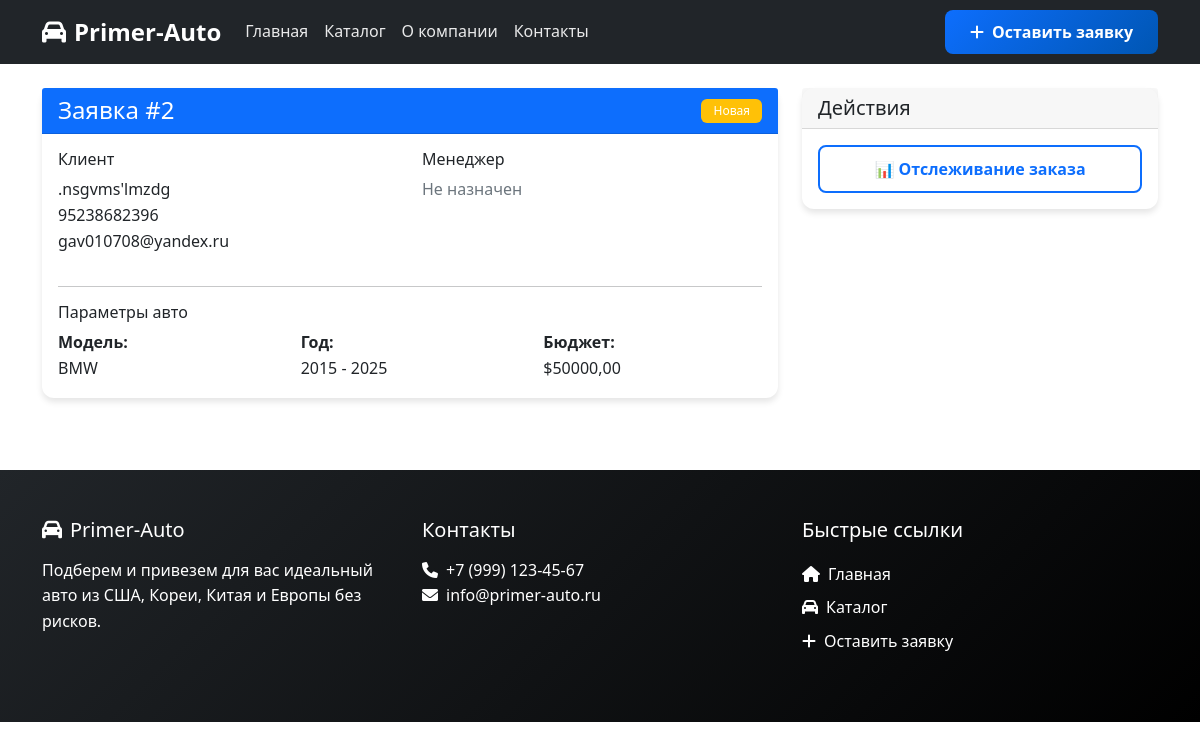
Before: /order/2/ with the older database file.
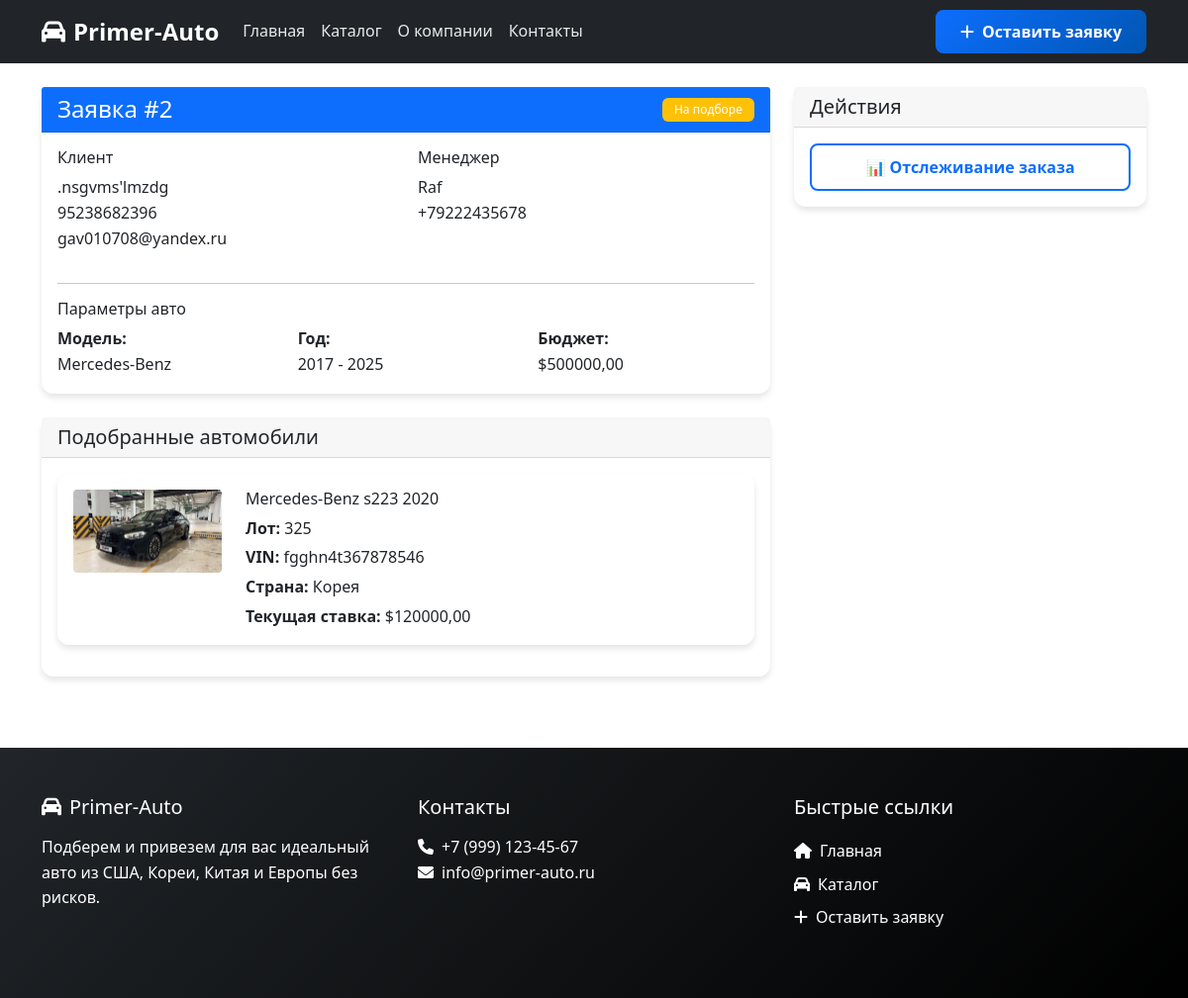
After: the same page with the newer database file.
### primer_auto/models.py (models this page shows, shortened)
class Order(models.Model):
    ORDER_STATUS_CHOICES = [
        ('new', 'Новая'),
        ('in_progress', 'В работе'),
        ('searching', 'На подборе'),
        ('completed', 'Выполнена'),
        ('cancelled', 'Отменена'),
    ]
    client = models.ForeignKey(Client, on_delete=models.CASCADE, verbose_name="Клиент")
    manager = models.ForeignKey(Manager, on_delete=models.SET_NULL, null=True, blank=True, verbose_name="Менеджер")
    desired_model = models.CharField(max_length=100, verbose_name="Желаемая модель")
    year_min = models.PositiveIntegerField(
        validators=[MinValueValidator(1990), MaxValueValidator(2030)],
        verbose_name="Минимальный год"
    )
    year_max = models.PositiveIntegerField(
        validators=[MinValueValidator(1990), MaxValueValidator(2030)],
        verbose_name="Максимальный год"
    )
    budget_max = models.DecimalField(max_digits=12, decimal_places=2, verbose_name="Максимальный бюджет (USD)")
    additional_wishes = models.TextField(blank=True, null=True, verbose_name="Дополнительные пожелания")
    status = models.CharField(max_length=20, choices=ORDER_STATUS_CHOICES, default='new', verbose_name="Статус")
    created_date = models.DateTimeField(auto_now_add=True, verbose_name="Дата создания")
    class Meta:
        verbose_name = "Заявка"
        verbose_name_plural = "Заявки"
        ordering = ['-created_date']

class Client(models.Model):
    full_name = models.CharField(max_length=200, verbose_name="Полное имя")
    phone = models.CharField(max_length=20, verbose_name="Телефон")
    email = models.EmailField(verbose_name="Электронная почта")
    telegram_username = models.CharField(max_length=100, blank=True, null=True, verbose_name="Telegram")
    registration_date = models.DateTimeField(auto_now_add=True, verbose_name="Дата регистрации")
    class Meta:
        verbose_name = "Клиент"
        verbose_name_plural = "Клиенты"

class Manager(models.Model):
    full_name = models.CharField(max_length=200, verbose_name="Полное имя")
    phone = models.CharField(max_length=20, verbose_name="Телефон")
    email = models.EmailField(verbose_name="Электронная почта")
    is_active = models.BooleanField(default=True, verbose_name="Активный")
    class Meta:
        verbose_name = "Менеджер"
        verbose_name_plural = "Менеджеры"

class Car(models.Model):
    COUNTRY_CHOICES = [
        ('usa', 'США'),
        ('korea', 'Корея'),
        ('china', 'Китай'),
        ('europe', 'Европа'),
        ('japan', 'Япония'),
    ]
    order = models.ForeignKey(Order, on_delete=models.CASCADE, verbose_name="Заявка")
    lot_number = models.CharField(max_length=50, verbose_name="Номер лота")
    vin = models.CharField(max_length=17, verbose_name="VIN-номер")
    brand = models.CharField(max_length=50, verbose_name="Марка")
    model = models.CharField(max_length=50, verbose_name="Модель")
    year = models.PositiveIntegerField(verbose_name="Год выпуска")
    auction_country = models.CharField(max_length=20, choices=COUNTRY_CHOICES, verbose_name="Страна аукциона")
    current_bid = models.DecimalField(max_digits=10, decimal_places=2, verbose_name="Текущая ставка (USD)")
    photo = models.ImageField(upload_to='cars/', blank=True, null=True, verbose_name="Фото")
    class Meta:
        verbose_name = "Автомобиль"
        verbose_name_plural = "Автомобили"

### primer_auto/views.py (the view)
# urls.py: path('order/<int:order_id>/', views.order_detail, name='order_detail'),
def order_detail(request, order_id):
    order = get_object_or_404(Order, id=order_id)
    cars = Car.objects.filter(order=order)
    stages = OrderStage.objects.filter(order=order)
    payments = Payment.objects.filter(order=order)
    has_review = Review.objects.filter(order=order).exists()
    context = {
        'order': order,
        'cars': cars,
        'stages': stages,
        'payments': payments,
        'has_review': has_review,
    }
    return render(request, 'primer_auto/order_detail.html', context)

### primer_auto/templates/primer_auto/order_detail.html (shortened to what the changed rows need)
{% extends 'primer_auto/base.html' %}
{% block content %}
<div class="container mt-4">
    <div class="row">
        <div class="col-lg-8">
            <div class="card mb-4">
                <div class="card-header bg-primary text-white d-flex justify-content-between align-items-center">
                    <h4 class="mb-0">Заявка #{{ order.id }}</h4>
                    <span class="badge bg-{% if order.status == 'completed' %}success{% elif order.status == 'cancelled' %}danger{% else %}warning{% endif %}">
                        {{ order.get_status_display }}
                    </span>
                </div>
                <div class="card-body">
                    <div class="row">
                        <div class="col-md-6">
                            <h6>Клиент</h6>
                            <p>{{ order.client.full_name }}<br>
                               {{ order.client.phone }}<br>
                               {{ order.client.email }}</p>
                        </div>
                        <div class="col-md-6">
                            <h6>Менеджер</h6>
                            <p>
                                {% if order.manager %}
                                    {{ order.manager.full_name }}<br>
                                    {{ order.manager.phone }}
                                {% else %}
                                    <span class="text-muted">Не назначен</span>
                                {% endif %}
                            </p>
                        </div>
                    </div>
                    <div class="row">
                        <div class="col-md-4">
                            <strong>Модель:</strong><br>
                            {{ order.desired_model }}
                        </div>
                        <div class="col-md-4">
                            <strong>Год:</strong><br>
                            {{ order.year_min }} - {{ order.year_max }}
                        </div>
                        <div class="col-md-4">
                            <strong>Бюджет:</strong><br>
                            ${{ order.budget_max }}
                        </div>
                    </div>
                </div>
            </div>
            {% if cars %}
            <div class="card mb-4">
                <div class="card-header">
                    <h5 class="mb-0">Подобранные автомобили</h5>
                </div>
                <div class="card-body">
                    {% for car in cars %}
                    <div class="card mb-3">
                        <div class="card-body">
                            <div class="row">
                                {% if car.photo %}
                                <div class="col-md-3">
                                    <img src="{{ car.photo.url }}" class="img-fluid rounded" alt="{{ car.brand }} {{ car.model }}">
                                </div>
                                {% endif %}
                                <div class="col-md-{% if car.photo %}9{% else %}12{% endif %}">
                                    <h6>{{ car.brand }} {{ car.model }} {{ car.year }}</h6>
                                    <p class="mb-1"><strong>Лот:</strong> {{ car.lot_number }}</p>
                                    <p class="mb-1"><strong>VIN:</strong> {{ car.vin }}</p>
                                    <p class="mb-1"><strong>Страна:</strong> {{ car.get_auction_country_display }}</p>
                                    <p class="mb-0"><strong>Текущая ставка:</strong> ${{ car.current_bid }}</p>
                                </div>
                            </div>
                        </div>
                    </div>
                    {% endfor %}
                </div>
            </div>
            {% endif %}
        </div>
    </div>
</div>
{% endblock %}

Changed rows visible on the page:
changed Order ".nsgvms'lmzdg": status "Новая" → "На подборе"; manager.full_name (not shown) → "Raf"; manager.phone (not shown) → "+79222435678"; desired_model "BMW" → "Mercedes-Benz"; year_min "2015" → "2017"; budget_max "50000,00" → "500000,00"; manager_id empty → 2 (drawn)
added Car: photo (picture), brand "Mercedes-Benz", model "s223", year "2020", lot_number "325", vin "fgghn4t367878546", auction_country "Корея", current_bid "120000,00"
Other visible differences:
text no longer shown: "Не назначен"
text now shown: "Подобранные автомобили"
